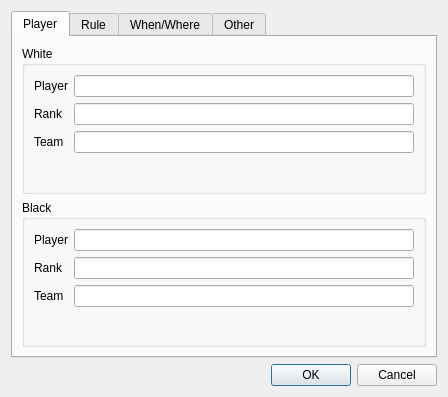
<?xml version="1.0" encoding="UTF-8"?>
<ui version="4.0">
 <class>GameInformationDialog</class>
 <widget class="QDialog" name="GameInformationDialog">
  <property name="geometry">
   <rect>
    <x>0</x>
    <y>0</y>
    <width>448</width>
    <height>359</height>
   </rect>
  </property>
  <property name="windowTitle">
   <string>Game Information</string>
  </property>
  <property name="windowIcon">
   <iconset>
    <normaloff>:/res/mgo.png</normaloff>:/res/mgo.png</iconset>
  </property>
  <layout class="QVBoxLayout" name="verticalLayout">
   <item>
    <widget class="QTabWidget" name="tabWidget">
     <property name="currentIndex">
      <number>0</number>
     </property>
     <property name="elideMode">
      <enum>Qt::ElideNone</enum>
     </property>
     <property name="documentMode">
      <bool>false</bool>
     </property>
     <widget class="QWidget" name="playerTab">
      <attribute name="title">
       <string>Player</string>
      </attribute>
      <layout class="QVBoxLayout" name="verticalLayout_2">
       <item>
        <widget class="QGroupBox" name="whiteGroupBox">
         <property name="title">
          <string>White</string>
         </property>
         <layout class="QFormLayout" name="formLayout">
          <item row="0" column="0">
           <widget class="QLabel" name="label">
            <property name="text">
             <string>Player</string>
            </property>
           </widget>
          </item>
          <item row="0" column="1">
           <widget class="QLineEdit" name="whitePlayer"/>
          </item>
          <item row="1" column="0">
           <widget class="QLabel" name="label_2">
            <property name="text">
             <string>Rank</string>
            </property>
           </widget>
          </item>
          <item row="1" column="1">
           <widget class="QLineEdit" name="whiteRank"/>
          </item>
          <item row="2" column="0">
           <widget class="QLabel" name="label_5">
            <property name="text">
             <string>Team</string>
            </property>
           </widget>
          </item>
          <item row="2" column="1">
           <widget class="QLineEdit" name="whiteTeam"/>
          </item>
         </layout>
        </widget>
       </item>
       <item>
        <widget class="QGroupBox" name="blackGroupBox">
         <property name="title">
          <string>Black</string>
         </property>
         <layout class="QFormLayout" name="formLayout_2">
          <item row="0" column="0">
           <widget class="QLabel" name="label_6">
            <property name="text">
             <string>Player</string>
            </property>
           </widget>
          </item>
          <item row="1" column="0">
           <widget class="QLabel" name="label_7">
            <property name="text">
             <string>Rank</string>
            </property>
           </widget>
          </item>
          <item row="1" column="1">
           <widget class="QLineEdit" name="blackRank"/>
          </item>
          <item row="2" column="0">
           <widget class="QLabel" name="label_8">
            <property name="text">
             <string>Team</string>
            </property>
           </widget>
          </item>
          <item row="2" column="1">
           <widget class="QLineEdit" name="blackTeam"/>
          </item>
          <item row="0" column="1">
           <widget class="QLineEdit" name="blackPlayer"/>
          </item>
         </layout>
        </widget>
       </item>
      </layout>
     </widget>
     <widget class="QWidget" name="ruleTab">
      <attribute name="title">
       <string>Rule</string>
      </attribute>
      <layout class="QVBoxLayout" name="verticalLayout_4">
       <item>
        <widget class="QGroupBox" name="ruleGroupBox">
         <property name="title">
          <string>Rule</string>
         </property>
         <layout class="QFormLayout" name="formLayout_4">
          <property name="fieldGrowthPolicy">
           <enum>QFormLayout::AllNonFixedFieldsGrow</enum>
          </property>
          <item row="0" column="0">
           <widget class="QLabel" name="label_9">
            <property name="text">
             <string>Komi</string>
            </property>
           </widget>
          </item>
          <item row="0" column="1">
           <widget class="QLineEdit" name="komi"/>
          </item>
          <item row="1" column="0">
           <widget class="QLabel" name="label_3">
            <property name="text">
             <string>Handicap</string>
            </property>
           </widget>
          </item>
          <item row="1" column="1">
           <widget class="QLineEdit" name="handicap"/>
          </item>
          <item row="2" column="0">
           <widget class="QLabel" name="label_10">
            <property name="text">
             <string>Result</string>
            </property>
           </widget>
          </item>
          <item row="2" column="1">
           <widget class="QLineEdit" name="result"/>
          </item>
          <item row="3" column="0">
           <widget class="QLabel" name="label_13">
            <property name="text">
             <string>Time</string>
            </property>
           </widget>
          </item>
          <item row="3" column="1">
           <widget class="QLineEdit" name="time"/>
          </item>
          <item row="4" column="0">
           <widget class="QLabel" name="label_14">
            <property name="text">
             <string>OverTime</string>
            </property>
           </widget>
          </item>
          <item row="4" column="1">
           <widget class="QLineEdit" name="overTime"/>
          </item>
         </layout>
        </widget>
       </item>
      </layout>
     </widget>
     <widget class="QWidget" name="gameInfoTab">
      <attribute name="title">
       <string>When/Where</string>
      </attribute>
      <layout class="QVBoxLayout" name="verticalLayout_3">
       <item>
        <widget class="QGroupBox" name="groupBox">
         <property name="title">
          <string>When and Where</string>
         </property>
         <layout class="QFormLayout" name="formLayout_3">
          <property name="fieldGrowthPolicy">
           <enum>QFormLayout::AllNonFixedFieldsGrow</enum>
          </property>
          <item row="0" column="0">
           <widget class="QLabel" name="label_4">
            <property name="text">
             <string>Game Name</string>
            </property>
           </widget>
          </item>
          <item row="0" column="1">
           <widget class="QLineEdit" name="gameName"/>
          </item>
          <item row="2" column="0">
           <widget class="QLabel" name="label_11">
            <property name="text">
             <string>Date</string>
            </property>
           </widget>
          </item>
          <item row="2" column="1">
           <widget class="QLineEdit" name="date"/>
          </item>
          <item row="1" column="0">
           <widget class="QLabel" name="label_15">
            <property name="text">
             <string>Round</string>
            </property>
           </widget>
          </item>
          <item row="1" column="1">
           <widget class="QLineEdit" name="round"/>
          </item>
          <item row="3" column="0">
           <widget class="QLabel" name="label_12">
            <property name="text">
             <string>Place</string>
            </property>
           </widget>
          </item>
          <item row="3" column="1">
           <widget class="QLineEdit" name="place"/>
          </item>
          <item row="4" column="0">
           <widget class="QLabel" name="label_16">
            <property name="text">
             <string>Event</string>
            </property>
           </widget>
          </item>
          <item row="4" column="1">
           <widget class="QLineEdit" name="event"/>
          </item>
         </layout>
        </widget>
       </item>
      </layout>
     </widget>
     <widget class="QWidget" name="optionTab">
      <attribute name="title">
       <string>Other</string>
      </attribute>
      <layout class="QVBoxLayout" name="verticalLayout_5">
       <item>
        <widget class="QGroupBox" name="groupBox_2">
         <property name="title">
          <string>Other</string>
         </property>
         <layout class="QFormLayout" name="formLayout_5">
          <item row="0" column="0">
           <widget class="QLabel" name="label_17">
            <property name="text">
             <string>User</string>
            </property>
           </widget>
          </item>
          <item row="0" column="1">
           <widget class="QLineEdit" name="user"/>
          </item>
          <item row="1" column="0">
           <widget class="QLabel" name="label_18">
            <property name="text">
             <string>Source</string>
            </property>
           </widget>
          </item>
          <item row="1" column="1">
           <widget class="QLineEdit" name="source"/>
          </item>
          <item row="2" column="0">
           <widget class="QLabel" name="label_22">
            <property name="text">
             <string>opening</string>
            </property>
           </widget>
          </item>
          <item row="2" column="1">
           <widget class="QLineEdit" name="opening"/>
          </item>
          <item row="3" column="0">
           <widget class="QLabel" name="label_19">
            <property name="text">
             <string>Game Comment</string>
            </property>
           </widget>
          </item>
          <item row="3" column="1">
           <widget class="QPlainTextEdit" name="gameComment"/>
          </item>
          <item row="4" column="0">
           <widget class="QLabel" name="label_20">
            <property name="text">
             <string>Copyright</string>
            </property>
           </widget>
          </item>
          <item row="4" column="1">
           <widget class="QPlainTextEdit" name="copyright"/>
          </item>
          <item row="5" column="0">
           <widget class="QLabel" name="label_21">
            <property name="text">
             <string>Annotation</string>
            </property>
           </widget>
          </item>
          <item row="5" column="1">
           <widget class="QLineEdit" name="annotation"/>
          </item>
         </layout>
        </widget>
       </item>
      </layout>
     </widget>
    </widget>
   </item>
   <item>
    <widget class="QDialogButtonBox" name="buttonBox">
     <property name="orientation">
      <enum>Qt::Horizontal</enum>
     </property>
     <property name="standardButtons">
      <set>QDialogButtonBox::Cancel|QDialogButtonBox::Ok</set>
     </property>
    </widget>
   </item>
  </layout>
 </widget>
 <tabstops>
  <tabstop>whitePlayer</tabstop>
  <tabstop>whiteRank</tabstop>
  <tabstop>whiteTeam</tabstop>
  <tabstop>blackRank</tabstop>
  <tabstop>blackTeam</tabstop>
  <tabstop>user</tabstop>
  <tabstop>source</tabstop>
  <tabstop>opening</tabstop>
  <tabstop>gameComment</tabstop>
  <tabstop>copyright</tabstop>
  <tabstop>annotation</tabstop>
  <tabstop>buttonBox</tabstop>
 </tabstops>
 <resources/>
 <connections>
  <connection>
   <sender>buttonBox</sender>
   <signal>accepted()</signal>
   <receiver>GameInformationDialog</receiver>
   <slot>accept()</slot>
   <hints>
    <hint type="sourcelabel">
     <x>248</x>
     <y>254</y>
    </hint>
    <hint type="destinationlabel">
     <x>157</x>
     <y>274</y>
    </hint>
   </hints>
  </connection>
  <connection>
   <sender>buttonBox</sender>
   <signal>rejected()</signal>
   <receiver>GameInformationDialog</receiver>
   <slot>reject()</slot>
   <hints>
    <hint type="sourcelabel">
     <x>316</x>
     <y>260</y>
    </hint>
    <hint type="destinationlabel">
     <x>286</x>
     <y>274</y>
    </hint>
   </hints>
  </connection>
 </connections>
</ui>
